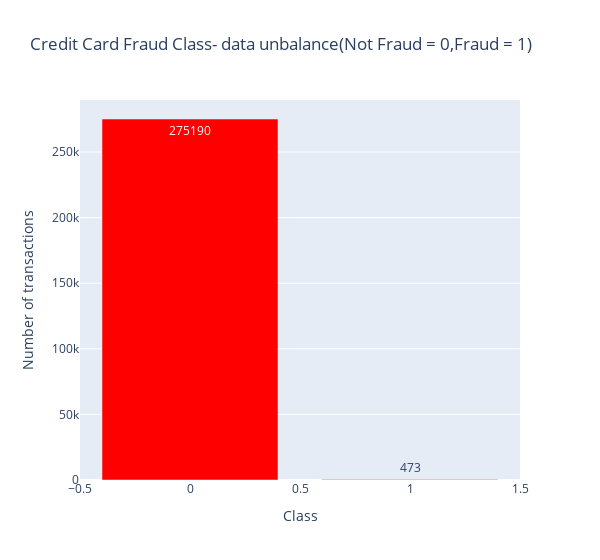

This figure's notebook cell:
### Code cell
temp = data_df["Class"].value_counts()
df = pd.DataFrame({'Class': temp.index,'values': temp.values})

trace = go.Bar(
    x = df['Class'],y = df['values'],
    name="Credit Card Fraud Class - data unbalance (Not fraud = 0, Fraud = 1)",
    marker=dict(color="Red"),
    text=df['values']
)
data = [trace]
layout = dict(title = 'Credit Card Fraud Class- data unbalance(Not Fraud = 0,Fraud = 1)',
          xaxis = dict(title = 'Class', showticklabels=True), 
          yaxis = dict(title = 'Number of transactions'),
          hovermode = 'closest',width=600
         )
fig = dict(data=data, layout=layout)
iplot(fig, filename='class')

### Figure 1 — Plotly figure (JSON) as saved in the notebook; plotly's stock layout.template omitted (floating-point values rounded to 4 significant figures)
{"data": [{"marker": {"color": "Red"}, "name": "Credit Card Fraud Class - data unbalance (Not fraud = 0, Fraud = 1)", "text": [275200.0, 473.0], "type": "bar", "x": [0, 1], "y": [275190, 473]}], "layout": {"hovermode": "closest", "title": {"text": "Credit Card Fraud Class- data unbalance(Not Fraud = 0,Fraud = 1)"}, "width": 600, "xaxis": {"showticklabels": true, "title": {"text": "Class"}}, "yaxis": {"title": {"text": "Number of transactions"}}}}
